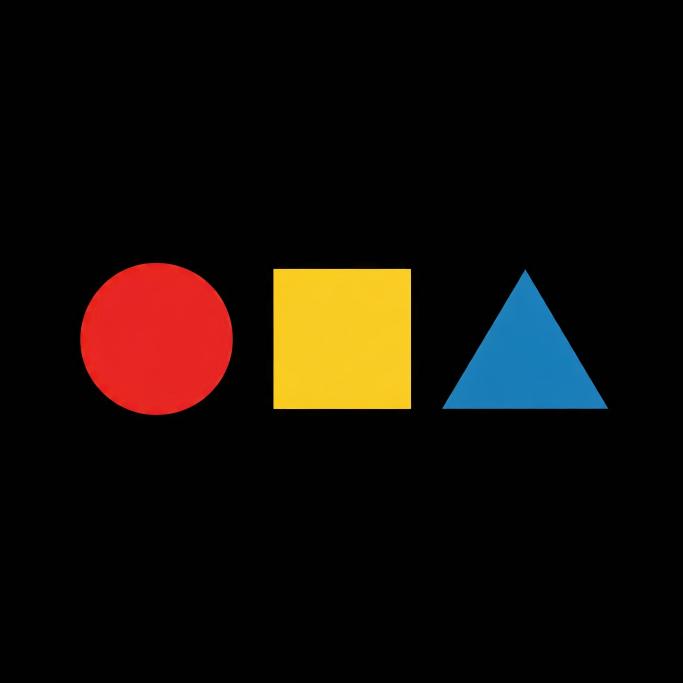
#> input picture Gemini_Generated_Image_t5xqnot5xqnot5xq.jfif, 2048 x 2048 px (shown at 1/3 size); its folder holds only this picture in this run
$ python -i qualifiers.py   (imports and definitions only)
#> lines starting #> are read from the running program, lines starting #| are printed output that depends on the picture; after the words box and inside, x2 and y2 are one past the last pixel; in counts of white or black regions, pixels touching at a corner belong together
#%%

import cv2 as cv                 #Lib for image processing
import glob
import numpy as np
from scipy import stats
import matplotlib.pyplot as plt  #Lib for plotting images
import kleur_support

lower_bound_hsv = [20,20,20]
upper_bound_hsv = [75, 255, 255]
min_contour_area = 50


#     return new_img
# [102 lines left out: functions object_cutter, kleur, not called in this run]
# %%

>>> import cv2
>>> picture = cv2.imread('Gemini_Generated_Image_t5xqnot5xqnot5xq.jfif')
#> picture is the input picture: shape (2048, 2048, 3); mean B, G, R 8.4, 14, 20.9
>>> result = object_cutter(picture)
#> in object_cutter, `hsv = cv.cvtColor(img_array, cv.COLOR_BGR2HSV)`: hsv: shape (2048, 2048, 3); mean H, S, V 4.3, 26.1, 24.9
#> in object_cutter, `mask = cv.inRange(hsv, lower_green, upper_green)`:
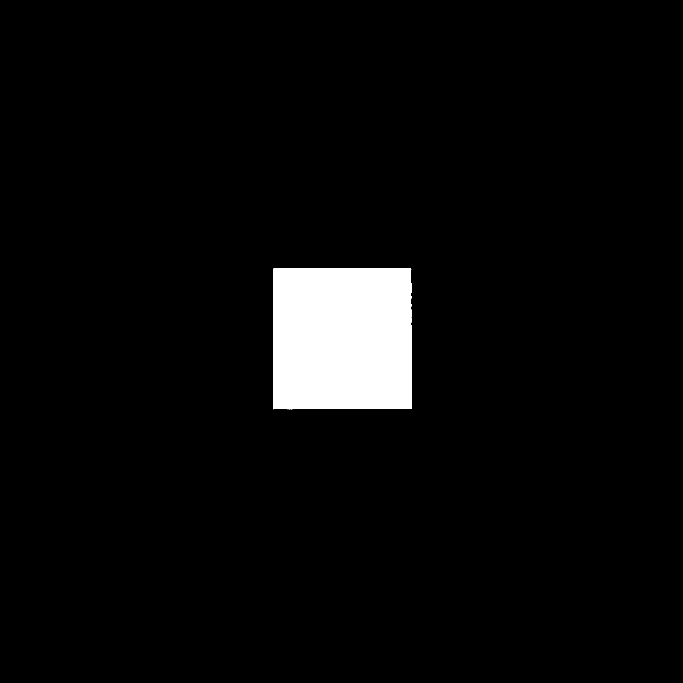
#> mask: shape (2048, 2048) (shown at 1/3 size); 4.2% white; 1 white region
#> in object_cutter, `contours, _ = cv.findContours(mask, cv.RETR_EXTERNAL, cv.CHAIN_APPROX_..`: contours = 1 contour; box (x1, y1, x2, y2) and area: (820, 806, 1234, 1228) 173386
#> the loop in object_cutter, `for i, contour in enumerate(contours):` made 1 pass
#> pass 1, in object_cutter, `roi = cv.bitwise_and(img_array, img_array, mask=contour_mask)`:
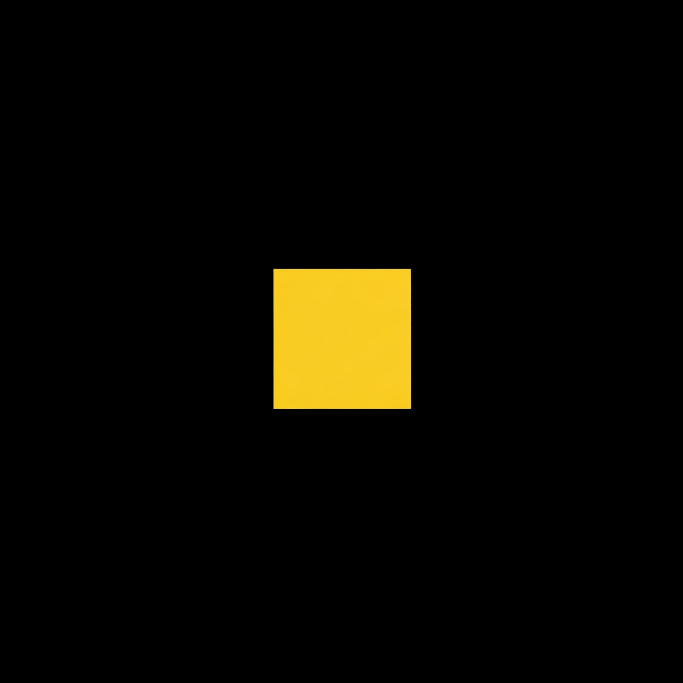
#> roi: shape (2048, 2048, 3) (shown at 1/3 size); mean B, G, R 1.5, 8.4, 10.3
#> pass 1, in object_cutter, `roi_gray = cv.cvtColor(roi, cv.COLOR_BGR2GRAY)`:
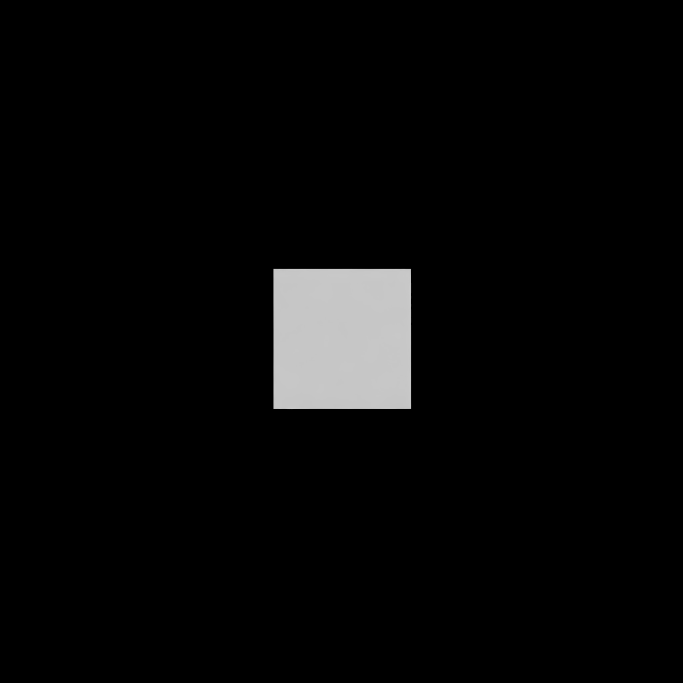
#> roi_gray: shape (2048, 2048) (shown at 1/3 size); min 0, max 212, mean 8.2
#> after the loop in object_cutter, `for i, contour in enumerate(contours):`: brightest_contour = contour of 45 points, box (x1, y1, x2, y2) (820, 806, 1234, 1228), area 173386; max_brightness = 197.3
